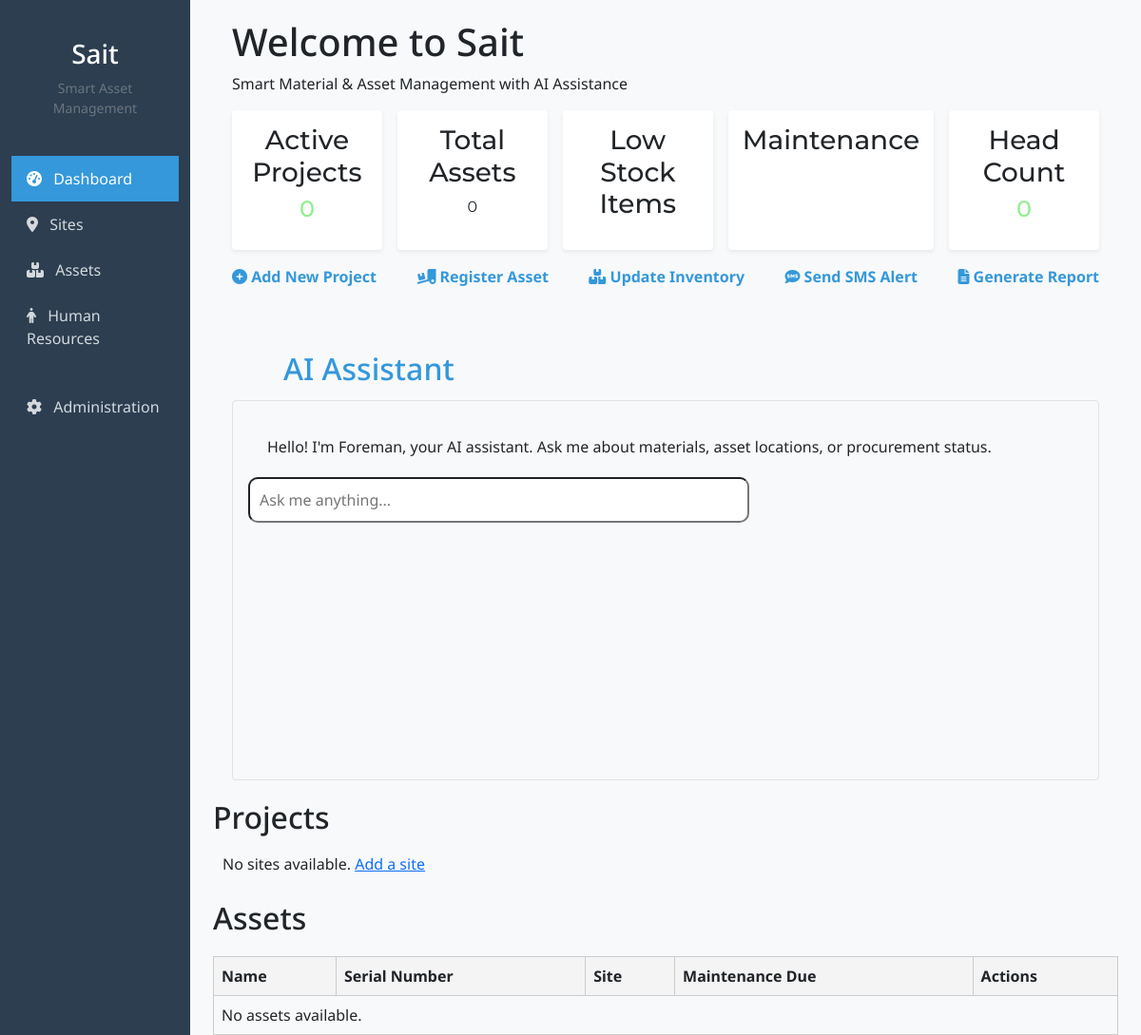
Page /dashboard/ (signed in) on the earlier database version.
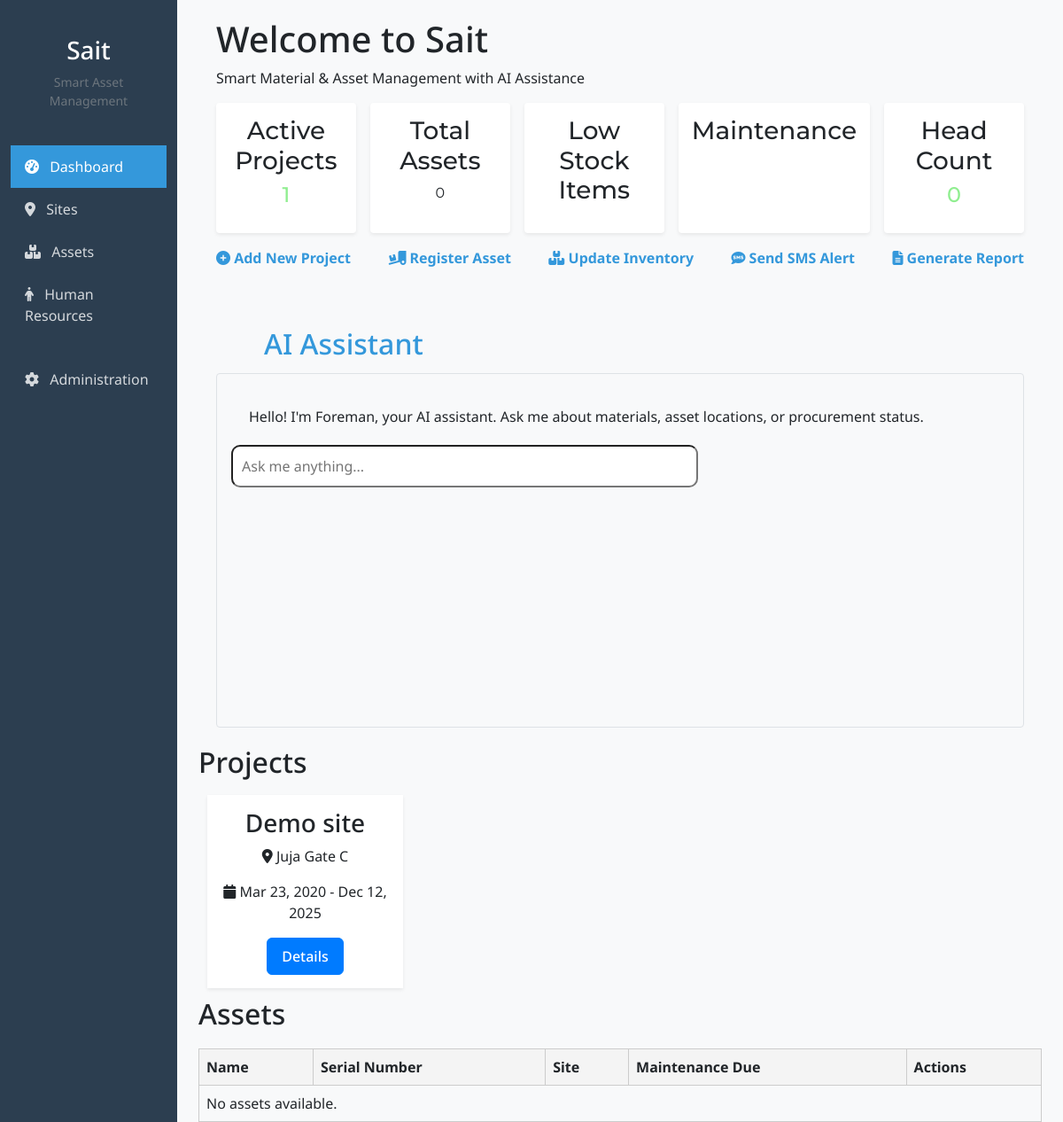
Same page on the later database version.
### foreman/models.py (models this page shows, shortened)
class Site(models.Model):
    name = models.CharField(max_length=100)
    location = models.CharField(max_length=100)
    start_date = models.DateField()
    end_date = models.DateField()
    owner = models.ForeignKey(User, on_delete=models.CASCADE, related_name='sites',null=True, blank=True)

### foreman/views.py (the view)
# urls.py: path('dashboard/', views.dashboard, name='dashboard'),
@login_required
def dashboard(request):
    sites= Site.objects.filter(owner=request.user)
    assets = Asset.objects.filter(owner=request.user)
    human_resources = Human_resource.objects.filter(owner=request.user)
    return render(request, "dashboard.html", {"sites": sites,
                                              "assets": assets,
                                              "human_resources": human_resources})

### foreman/templates/dashboard.html (shortened to what the changed rows need)
{% extends '_base.html' %}
{% load static %}
{% block content %}
<div class="dashboard-container">
    <div class="dashboard-header">
        <h1>Welcome to Sait</h1>
        <div class="stats">
            <div class="stat">
                <h3>Active Projects</h3>
                <h4 class="stat-number" style="color:lightgreen; fontsize:1rem;" >{{ sites.count }}</h4>
            </div>
        </div>
    </div>
    </div>
</div>
    <div class="assistant">
        <div class="ai-assistant-card">
            <h2><box-icon name='brain' size="50px" color="#3498db"></box-icon> AI Assistant</h2>
        </div>
    </div>
    <div class="dashboard-content">
        <div class="dashboard-section">
            <div class="section-header">
                <h2>Projects</h2>
            </div>
            <div class="sites-grid">
                {% for site in sites %}
                <div class="site-card">
                    <h3>{{ site.name }}</h3>
                    <p><i class="fas fa-map-marker-alt"></i> {{ site.location }}</p>
                    <p><i class="fas fa-calendar"></i> {{ site.start_date|date:"M d, Y" }} - {{ site.end_date|date:"M d, Y" }}</p>
                    <div class="site-actions">
                        <a href="{% url 'site_detail' site.id %}" class="btn btn-primary">Details</a>
                    </div>
                </div>
                {% empty %}
                <p>No sites available. <a href="{% url "site_create" %}">Add a site</a></p>
                {% endfor %}
            </div>
        </div>
        <div class="dashboard-section">
            <div class="section-header">
                <h2>Assets</h2>
            </div>
            <div id="equipment" class="tab-content active">
                <table class="dashboard-table">
                    <thead>
                        <tr>
                            <th>Name</th>
                            <th>Serial Number</th>
                            <th>Site</th>
                            <th>Maintenance Due</th>
                            <th>Actions</th>
                        </tr>
                    </thead>
                </table>
            </div>
        </div>
{% endblock %}

Differences in the rows shown:
added Site: name "Demo site", location "Juja Gate C", start_date "Mar 23, 2020", end_date "Dec 12, 2025"
Other differences:
{{ sites.count }}: "0" → "1"
text no longer shown: "No sites available. Add a site"
